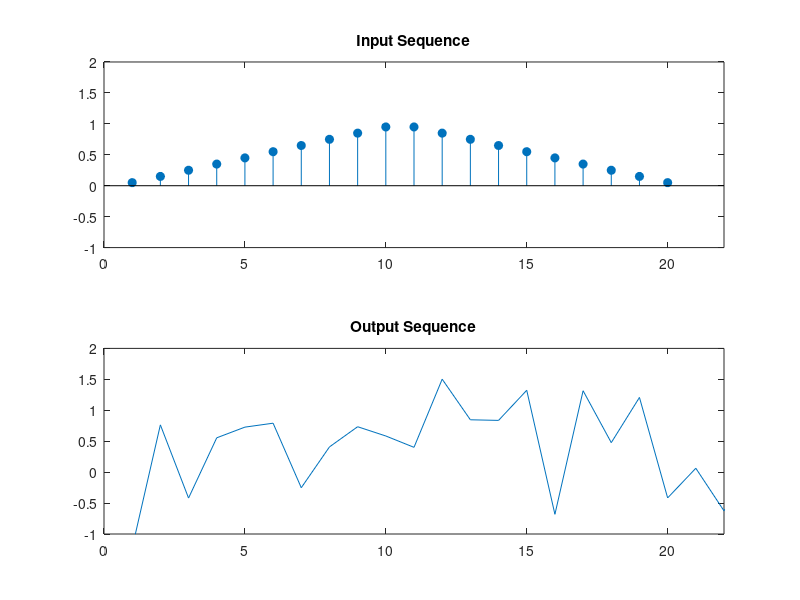
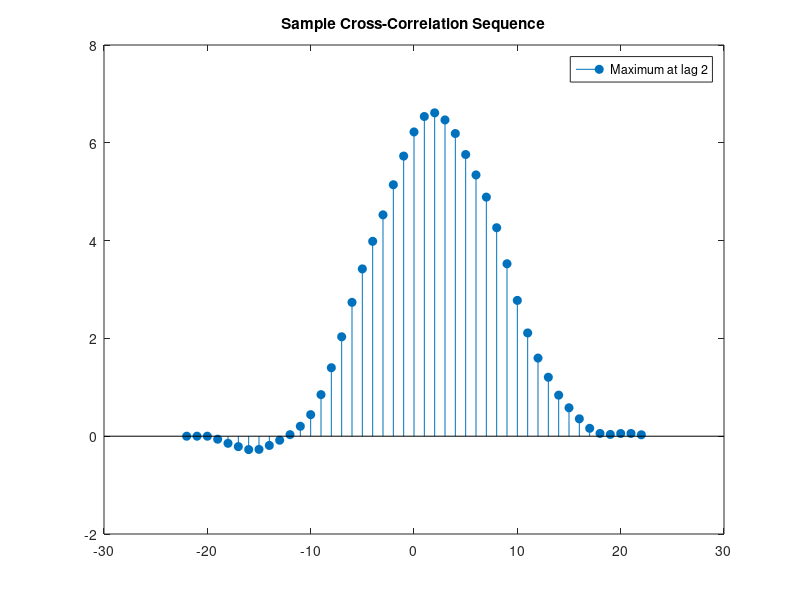

Write the MATLAB code that produced these figures, in order.
%http://uk.mathworks.com/help/signal/ug/cross-correlation-of-delayed-signal-in-noise.html
clear all
rng default

x = triang(20);
y = [zeros(3,1);x]+randn(length(x)+3,1);

subplot(2,1,1)
stem(x,'filled')
axis([0 22 -1 2])
title('Input Sequence')

subplot(2,1,2)
plot(y)
axis([0 22 -1 2])
title('Output Sequence')

[xc,lags] = xcorr(y,x);
[~,I] = max(abs(xc));

figure
stem(lags,xc,'filled')
legend(sprintf('Maximum at lag %d',lags(I)))
title('Sample Cross-Correlation Sequence')